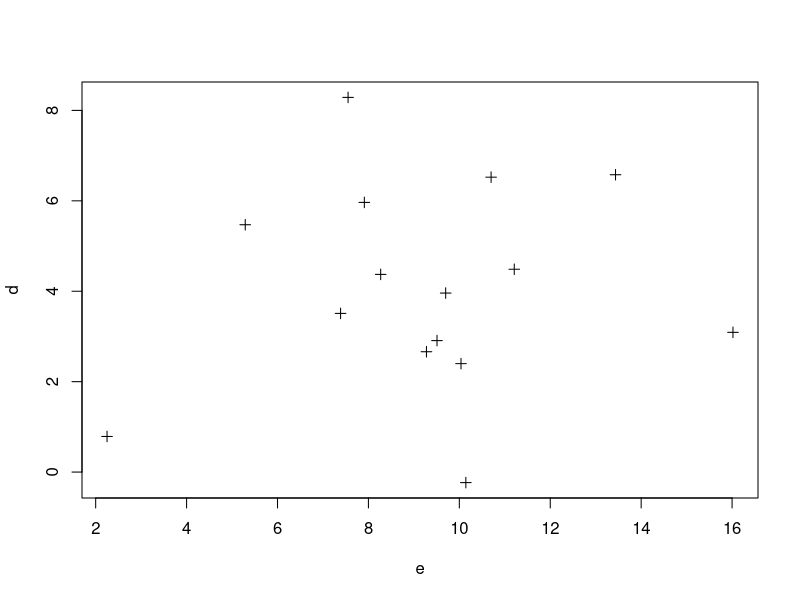
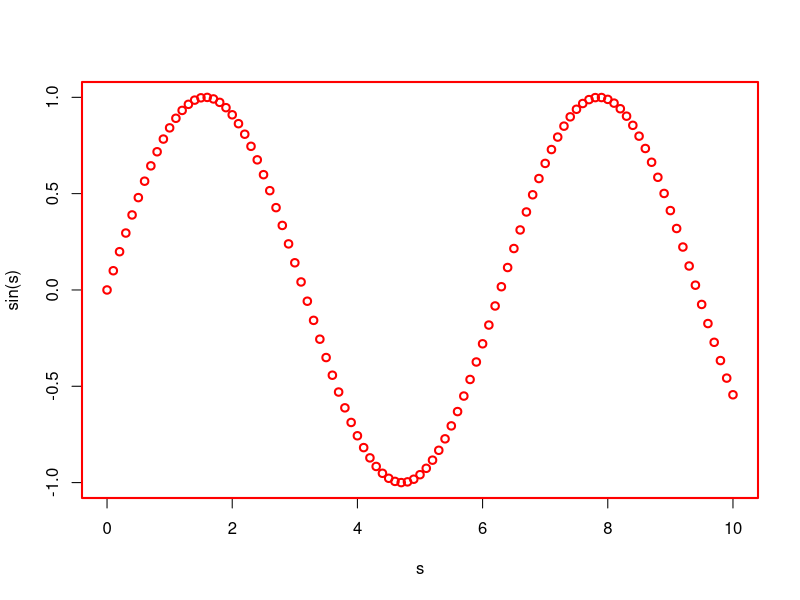
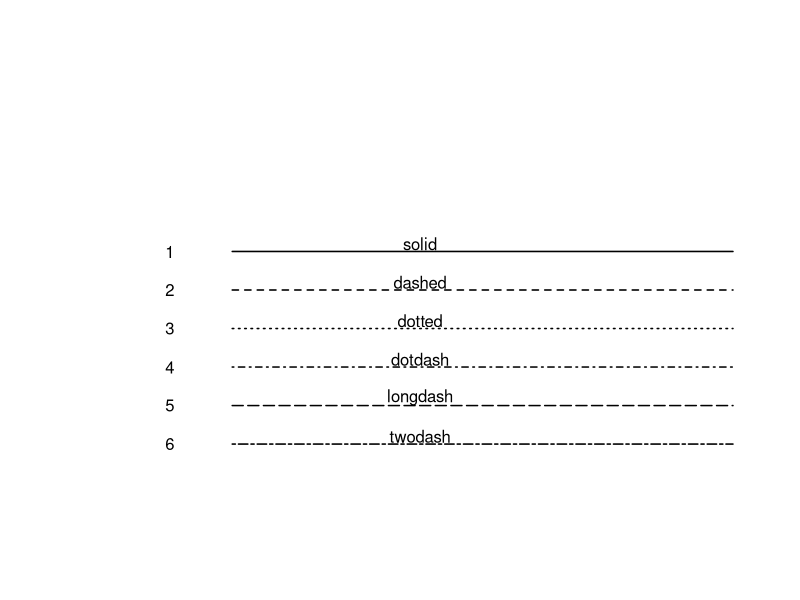
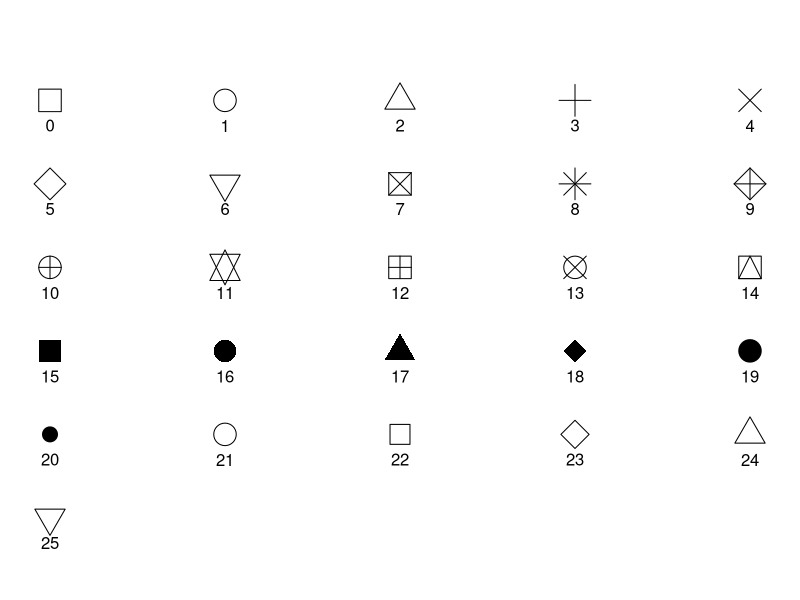
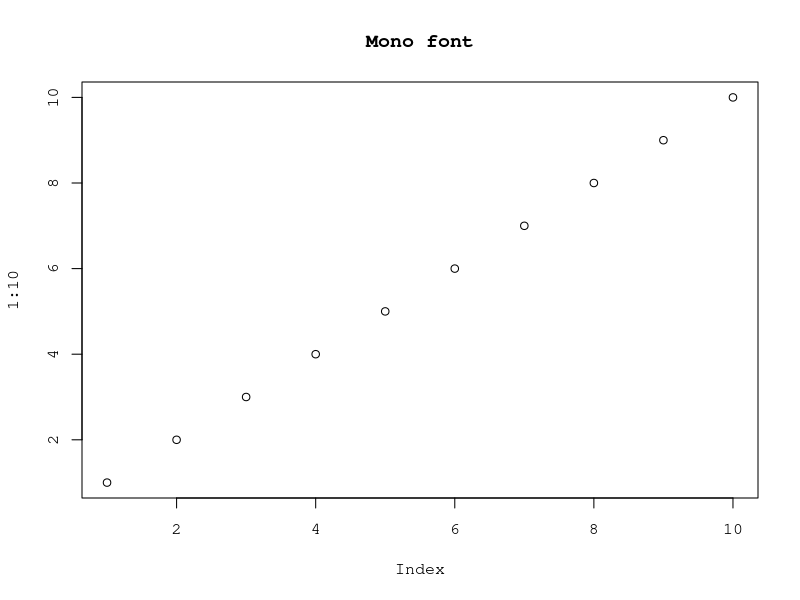
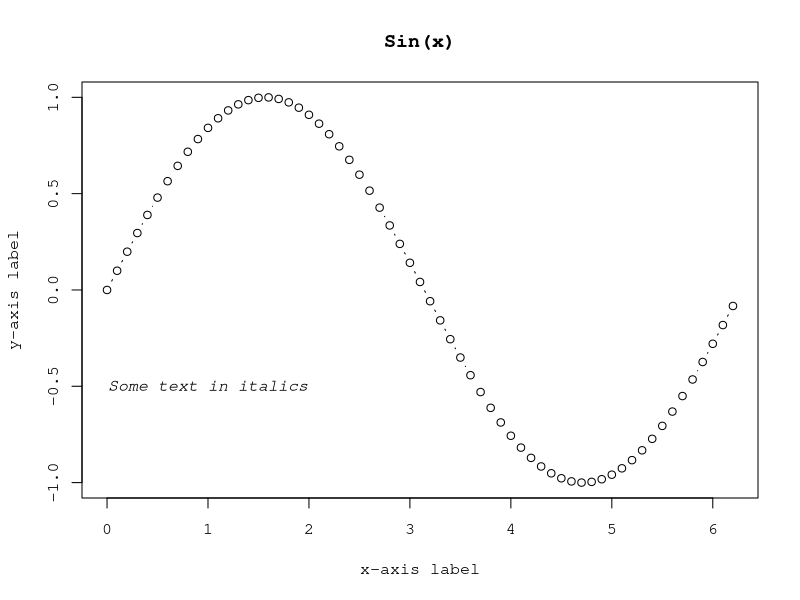
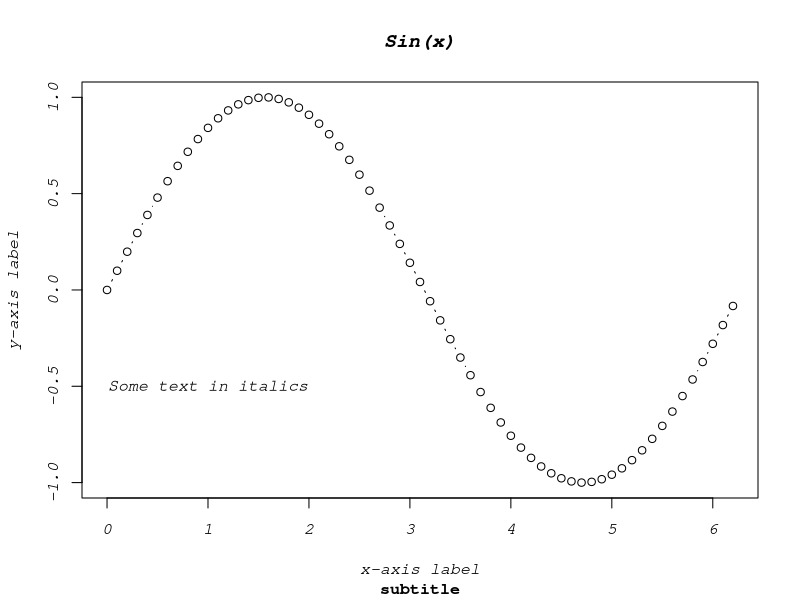
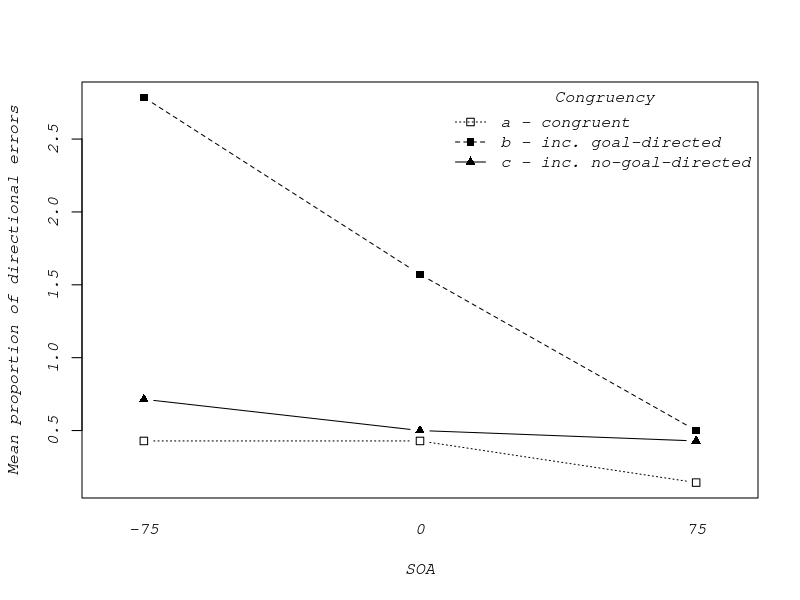

Reproduce these figures in R, in order. (Note: this script raises an error after producing the figures.)
## ---- chunk 1
knitr::opts_chunk$set(fig.width=6, fig.height=6)
## ---- chunk 2
par("lwd")          ## see current line width
par(c("lwd","pch")) ## see lwd and plotting symbols
## ---- chunk 3
d = rnorm(15,4,2)
e = rnorm(15,9,3)
plot(d~e, type="p", pch=3)
## ---- chunk 4
par("lwd", "col") #these are the default parameters
oldpar <- par(lwd=2, col="red") #while changing the parameters
                                #we store the old values in a list
oldpar
s <- seq(0, 10, .1) 
plot(s, sin(s))           #we plot something
par(oldpar)              # and then we restore the old parameters
## ---- chunk 5
lwid=1.5
plot.new()
plot.window(c(0,10),c(0,10))
lines(c(2,10),c(6,6),lty=c(1),lwd=lwid)
lines(c(2,10),c(5,5),lty=c(2),lwd=lwid)
lines(c(2,10),c(4,4),lty=c(3),lwd=lwid)
lines(c(2,10),c(3,3),lty=c(4),lwd=lwid)
lines(c(2,10),c(2,2),lty=c(5),lwd=lwid)
lines(c(2,10),c(1,1),lty=c(6),lwd=lwid)

text(1,6,'1')
text(1,5,'2')
text(1,4,'3')
text(1,3,'4')
text(1,2,'5')
text(1,1,'6')

text(5,6.2,'solid')
text(5,5.2,'dashed')
text(5,4.2,'dotted')
text(5,3.2,'dotdash')
text(5,2.2,'longdash')
text(5,1.2,'twodash')
## ---- chunk 6
pch="+"
pch="T"
pch="*"
pch="3" 
## ---- chunk 7
pch=1
pch=3
pch=5
## ---- chunk 8
op = par(mar=c(1,1,4,1)+.1)
 plot(0,0, xlim = c(1,5), ylim = c(-1.5,4), axes = F)
 for (i in 0:4) {
   for (j in 1:5) {
     n =  25 -(5*i+(5-j))
     points(j, i, 
            pch = n-1, 
            cex = 3)
     text(j,i-.30, as.character(n-1))
   }
 }
points(1,-1, pch=25, cex=3)
text(1, -1-.30, "25")
par(op)
## ---- chunk 9
par(family="mono")
plot(1:10, main="Mono font")
    
## ---- chunk 10
x = seq(0, 2*pi, 0.1)
y = sin(x)
par(font=3)
plot(x, y, xlab="x-axis label", ylab="y-axis label", main="Sin(x)", type="b")
text(1, -0.5, "Some text in italics")
## ---- chunk 11
par(font=3, font.axis=3, font.lab=3, font.main=4, font.sub=2)
plot(x, y, xlab="x-axis label", ylab="y-axis label", main="Sin(x)", sub="subtitle", type="b")
text(1, -0.5, "Some text in italics")
## ---- chunk 12
dats = read.table('datasets/direrr_all.txt', header=T)
levels(dats$congr)[1] = 'c - congruent'
levels(dats$congr)[2] = 'a - inc. goal-directed'
levels(dats$congr)[3] = 'b - inc. no-goal-directed'
interaction.plot(dats$SOA,dats$congr,dats$errors,
   ylab='Mean proportion of directional errors', xlab='SOA',
   type='b',pch=c(0,15,17),legend=FALSE) ## eliminate default legend
legend('topright',legend=c('a - congruent','b - inc. goal-directed',
   'c - inc. no-goal-directed'),lty=c(3,2,1), pch=c(0,15,17),
   bty='n', title='Congruency')
## ---- chunk 13
par(mfrow=c(2,3))
symb <- as.character(1:6)
for(i in 1:6){
    plot(1, 1, pch=symb[i], xlab='', ylab='')
} 
## ---- chunk 14
par(mfcol=c(2,3))
symb<-as.character(1:6)
for(i in 1:6){
  plot(1,1,pch=symb[i],xlab='',ylab='')
} 
## ---- chunk 15
par(mfrow=c(2,2)) ##create 2x2 layout
par(mfg=c(2,1))   ##set next fig at 2dn row, 1st col
plot(1:100, sin(1:100))
## ---- chunk 16
m <- matrix(c(1,2,3,4), nrow=2, byrow=TRUE)
m
layout(m)
## ---- chunk 17
m <- matrix(c(1,1,2,3), nrow=2, byrow=TRUE)
m
layout(m)
## ---- chunk 18
m <- matrix(c(1,1,2,3), nrow=2, byrow=TRUE)
m
layout(m, width=c(1/4,3/4), height=c(2/3,1/3))
## ---- chunk 19
par(bg="slategray")
plot.new()
plot.window(xlim=c(0,10), ylim=c(0,10))
box()
polygon(x=c(-0.4, 10.4, 10.4, -0.4), y=c(-0.4, -0.4, 10.4, 10.4), col="indianred3")
text(5, 5, "Plotting Region", cex=2)
ldist <- c(3,3,3,0)
for (i in 1:4){
  mtext(paste("Margin", as.character(i)), side=i, line=ldist[i])
}
title(main="Title for the plot", xlab="xlabel", ylab="ylabel", line=1)
## ---- chunk 20
par(bg="slategray")
plot.new()
plot.window(xlim=c(0,10), ylim=c(0,10))
par(mfrow=c(2,2))
par(oma=c(4,4,4,4))
par(xpd=NA) # plotting allowed in all the device region
par(mfg=c(1,1))
box(which="figure")

polygon(x=c(-0.4, 10.4, 10.4, -0.4), y=c(-0.4, -0.4, 10.4, 10.4), col="indianred3")
text(5, 5, "Plotting Region", cex=1.2)
ldist <- c(3,3,3,1)
for (i in 1:4){
  mtext(paste("Margin", as.character(i)), side=i, line=ldist[i], cex=.7)
}
title(main="Title for the plot", line=2.5, cex.main=0.8)
#rect(-5.5, -4.5, 14.5, 12.5)

par(mfg=c(2,2))
box(which="figure")

par(bg="slategray")
polygon(x=c(-0.4, 10.4, 10.4, -0.4), y=c(-0.4, -0.4, 10.4, 10.4), col="indianred3")
text(5, 5, "Plotting Region", cex=1.2)
ldist <- c(3,3,3,1)
for (i in 1:4){
  mtext(paste("Margin", as.character(i)), side=i, line=ldist[i], cex=.7)
}
title(main="Title for the plot", line=2.5, cex.main=0.8)


par(mfg=c(1,2))
box(which="figure")

par(bg="slategray")
polygon(x=c(-0.4, 10.4, 10.4, -0.4), y=c(-0.4, -0.4, 10.4, 10.4), col="indianred3")
text(5, 5, "Plotting Region", cex=1.2)
ldist <- c(3,3,3,1)
for (i in 1:4){
  mtext(paste("Margin", as.character(i)), side=i, line=ldist[i], cex=.7)
}
title(main="Title for the plot", line=2.5, cex.main=0.8)


par(mfg=c(2,1))
box(which="figure")

par(bg="slategray")
polygon(x=c(-0.4, 10.4, 10.4, -0.4), y=c(-0.4, -0.4, 10.4, 10.4), col="indianred3")
text(5, 5, "Plotting Region", cex=1.2)
ldist <- c(3,3,3,1)
for (i in 1:4){
  mtext(paste("Margin", as.character(i)), side=i, line=ldist[i], cex=.7)
}
title(main="Title for the plot", line=2.5, cex.main=0.8)

mtext("Outer Margin 1", side=1, outer=T, line=2)
mtext("Outer Margin 2", side=2, outer=T, line=2)
mtext("Outer Margin 3", side=3, outer=T, line=2)
mtext("Outer Margin 4", side=4, outer=T, line=2)
#rect(-4.9, -2, 12, 12)


title(main="Overall title for the plots", outer=T, line=1)
box(which="outer")
## ---- chunk 21
knitr::include_graphics("graphics/colours_table.png")
## ---- chunk 22
knitr::include_graphics("graphics/grays_table.png")
## ---- chunk 23
col2rgb("lightslateblue")
## ---- chunk 24
mycol = adjustcolor("skyblue", alpha.f=0.5) 
x = rnorm(1000)
y = rnorm(1000)
plot(x, y, pch=21, bg=mycol, cex=2)
